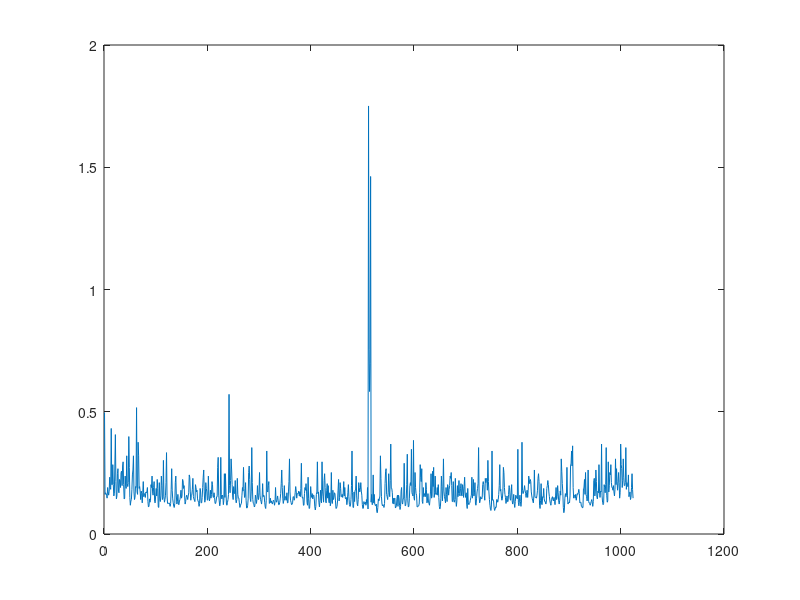

Write the MATLAB code that produced this figure.
#x = linspace(0, 10, 100);
#y = sin(x);
#plot(x, y);
 
ar =  [70   63   61   62   64   68   55   60   64   59   45   55   57   14   52   52   35   52   65   62   36   17   49   69   65   42   38   59   61   47   48   55 ...
  41   40   53   36   33   52   69   68   44   54   56   29   51   54   50   18   37   67   79   72   70   57   43   39   29   60   70   67   54   55    5   60 ...
  63   21   29   56   54   60   70   59   62   75   61   49   66   62   63   67   60   61   60   55   73   82   81   69   74   71   52   55   44   60   64   55 ...
  49   73   75   65   56   65   47   56   82   83   50   69   73   65   44   53   70   67   32   66   74   70   64   50   27   65   76   76   76   75   77   81 ...
  76   57   38   58   69   75   81   83   76   50   44   65   77   73   63   77   78   72   70   65   58   68   65   47   48   56   53   65   77   73   67   64 ...
  66   70   65   61   43   45   60   71   64   63   57   46   66   69   71   73   52   55   60   58   69   72   74   81   76   56   60   75   75   67   55   45 ...
  39   60   74   71   50   56   60   71   70   44   64   72   68   58   68   63   49   52   66   67   61   67   76   76   72   66   66   37   30   64   72   80 ...
  75   30   63   69   64   65   78   71   42   67   42   59   77   79   74   70   63    0   53   61   48   31   39   52   65   70   54   61   62   48   71   75 ...
  70   46   63   68   68   75   83   80   77   76   64   55   59   37   56   67   66   50   71   84   84   80   69   41   36   47   68   73   59   24   50   70 ...
  76   77   82   80   64   68   76   70   53   67   70   61   41   64   70   73   77   68   51   66   64   65   74   82   85   71   26   59   60   53   49   76 ...
  74   68   75   72   75   77   73   71   73   79   74   55   71   74   70   65   71   78   78   75   69   62   51   39   55   68   76   71   53   71   66   66 ...
  71   61   75   75   60   49   31   60   71   74   78   77   75   66   66   71   68   61   54   59   68   62   62   62   59   65   60   66   56   34   64   68 ...
  67   79   79   62   55   58   51   59   75   79   45   68   85   84   70   54   63   67   62   69   64   64   69   82   88   81   63   60   33   62   60   75 ...
  82   71   58   71   75   33   59   66   74   48   42   55   72   75   58   51   68   53   72   75   61   80   75   41   72   76   58   70   67   61   62   72 ...
  85   84   81   72   58   47   72   67   50   56   66   66   63   67   61   49   65   55   68   69   67   78   72   61   52   66   78   81   80   70   53   26 ...
  61   83   83   60   73   58   58   44   65   77   80   70   50   55   60   57   50   59   64   78   85   84   73   77   76   74   79   70   76   55   86  -56 ...
 -14   -1  -10  -47   74   63   78   77   43   75   63   77   79   80   77   92   94   83   69   72   69   65   29   46   66   77   80   78   81   83   76   51 ...
  40   38   63   66   70   61   42   59   66   48   22   56   56   61   76   68   77   69   68   84   82   80   68   64   81   64   67   79   87   81   59   55 ...
  75   77   69   68   34   68   80   79   68   52   28   72   82   81   69   53   50   53   25   61   63   65   20   68   71   41   55   62   64   82   82   80 ...
  80   77   61   35   45   49   38   73   76   55   66   62   64   66   50   57   75   72   62   74   76   79   69   59   42   68   65   40   54   37   67   61 ...
  44   63   62   63   55   64   52   67   81   86   82   69   44   54   72   58   31   59   66   70   75   55   63   73   52   54   64   57   53   44   46   41 ...
  53   73   73   49   71   74   70   46   70   81   72   53   66   62   48   62   65   56   51   64   65   52   56   67   54   45   62   67   61   77   85   56 ...
  74   78   76   75   71   67   64   45   68   62   47   65   61   50   77   79   69   60   56   51   24   65   75   72   66   68   69   67   52   49   52   64 ...
  71   46   50   47   46   58   32   49   60   70   79   87   89   77   26   71   70   72   83   89   86   82   83   70   70   74   70   63   53   35   59   57 ...
  65   71   69   60   37   41   55   63   67   76   72   65   73   73   63   53   55   69   71   61   52   72   77   72   63   76   83   73   64   67   66   69 ...
  25   74   80   72   64   73   81   72   21   58   62   60   58   53   58   62   67   61   58   67   58   44   47   51   47   49   60   65   69   72   75   65 ...
  39   66   67   67   68   64   58   46   42   49   79   85   71   51   77   78   66   67   56   69   73   73   77   75   56   53   48   52   60   66   72   76 ...
  79   70   68   66   71   72   67   73   78   65   55   70   66   53   61   72   77   71   59   64   31   40   51   60   83   94   88   68   62   66   64   37 ...
  65   77   75   74   75   65   36   34   26   36   23   55   68   64   64   68   63   71   66   62   63   61   57   62   75   74   74   81   81   84   83   56 ...
  55   47   63   41   63   66   72   68   39   73   75   75   79   76   73   70   74   81   73   48   46   65   59   39   49   67   69   59   61   35   59   67 ...
  59   60   22   65   74   78   76   52   55   61   52   24   64   74   72   33   60   53   41   43   35   50   55   55   58   53   60   65   57   31   52   38 ...
  49   58   51   41   50   68   61   22   35   38   55   48   31   45   53   53   50   24   57   50   53   54   43   66   63   60   70   67   55   42   57   68];
#  x = linspace(0, 1023);
#  y = ar[x];
#  plot(x, y);
y = exp(-ar/100);
dmin = 1000;
dmax = 0;
middle = 0;
arSize = length(ar); 
koef = linspace(0, 0, arSize);

#for n = 1:3

for i= 1:(arSize-1)
  delta = y(i+1) - y(i);
  if (abs(delta) > dmax) 
#    dmax = delta;
    dmax = y(i+1);
  endif  
  if (abs(delta) < dmin) 
    dmin = delta;  
  endif  
  koef(i+1) = delta;
endfor

  for i= 2:arSize
    y(i) = y(i) * y(i) / dmax;
  endfor
#endfor 


#{
#for n = 1:2
  for i= 2:arSize
#    if (sign(koef(i)))
#      y(i) = y(i-1) + abs(koef(i)) * (koef(i) / dmax);
#      d = abs(koef(i)) * (koef(i) / dmax);
      if (koef(i) < (dmax * 0.8))
        y(i) = y(i-1) + abs(koef(i)) * (koef(i) / dmax);
      endif  
#      y(i) = y(i) - abs(koef(i)) * (koef(i) / dmax);
#      y(i-1) = y(i-1) + abs(koef(i-1)) * (koef(i-1) / dmax);
#      y(i) = y(i-1) + d;
#      y(i-1) = y(i-1) - d;
#    endif
  endfor
#endfor
#}



plot(y);